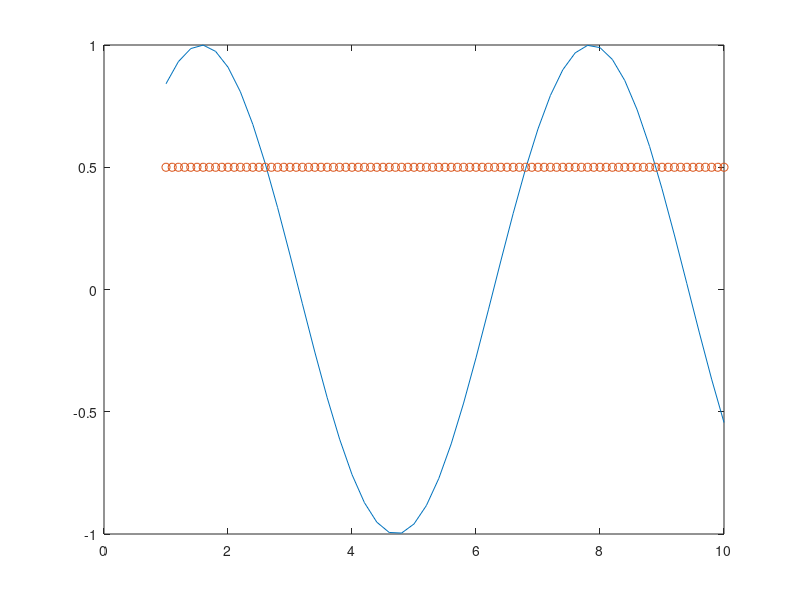

Here is the MATLAB script that generated this plot: (Note: this script raises an error after producing the figure.)
x=1:0.2:10;
y=sin(x);
curvexy=[x;y]';
xm=1:0.1:10;
ym=0.5*ones(1,length(xm));
mapxy=[xm;ym]';
plot(x,y,'-')
hold on
plot(xm,ym,'o')
hold off
[xy,dist,t,minind]=distance2curve(curvexy,mapxy,'linear');
